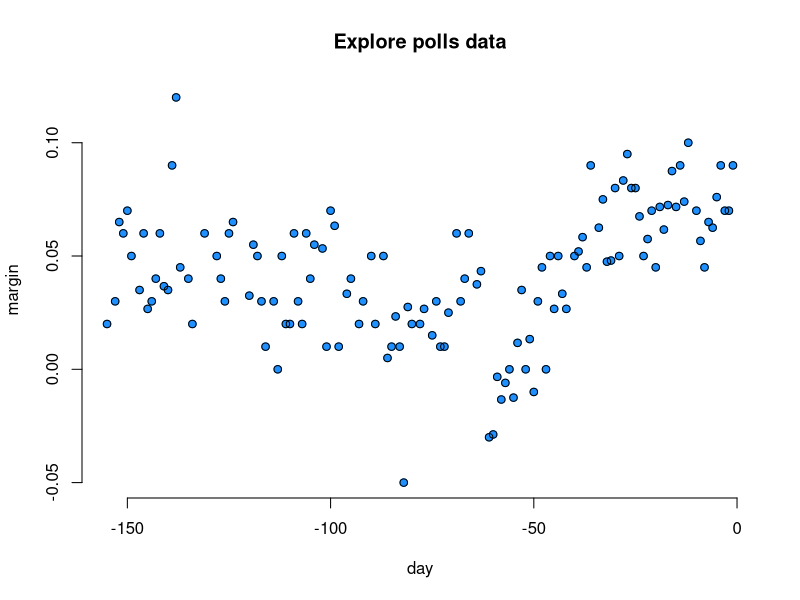
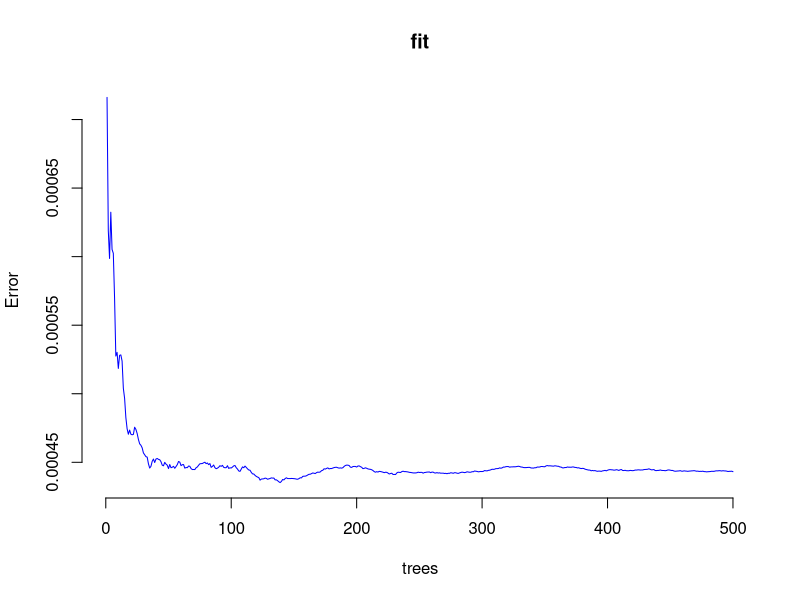
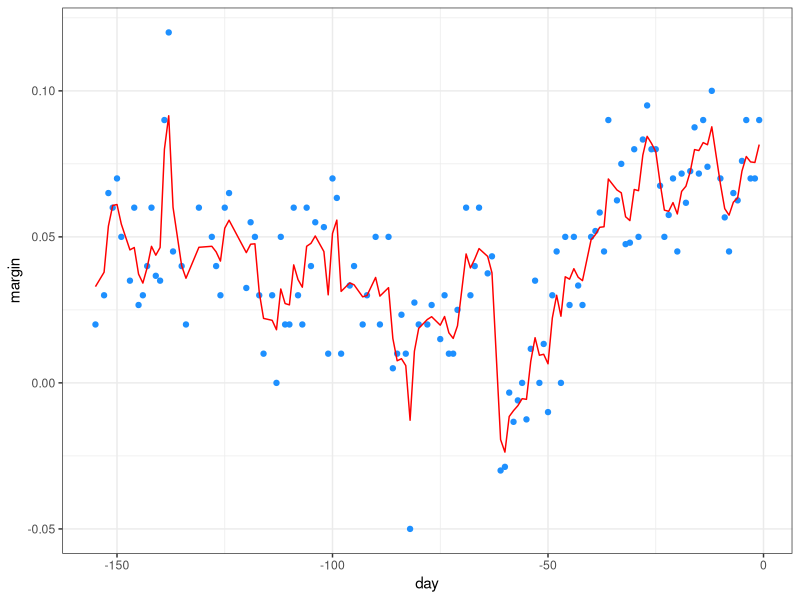

Generate these figures, in order, with R:
library(dplyr)
library(dslabs)
library(ggplot2)
library(randomForest)

# Example of random forest
# Source: https://rafalab.github.io/dsbook/examples-of-algorithms.html#random-forests
data(polls_2008)

plot(x     = polls_2008$day,
     y     = polls_2008$margin,
     col   = "dodgerblue1",
     pch   = 19,
     main  = "Explore polls data",
     frame = F,
     xlab  = "day",
     ylab  = "margin")
points(x     = polls_2008$day,
       y     = polls_2008$margin,
       pch   = 21)

fit = randomForest(margin ~., data = polls_2008)
plot(fit,
     frame = F,
     col   = "blue")

polls_2008 %>% 
    mutate(y_hat = predict(fit, newdata = polls_2008)) %>% 
    ggplot() +
    geom_point(aes(day, margin), col = "dodgerblue1") +
    geom_line(aes(day, y_hat), col = "red") +
    theme_bw()

rm(list = ls())


# Digits example
# Source: https://rafalab.github.io/dsbook/examples-of-algorithms.html#random-forests
mydata = mnist_27$train
head(mydata)

train_rf = randomForest(y ~., data = mnist_27$train)
caret::confusionMatrix(predict(train_rf, mnist_27$test),
                       mnist_27$test$y)$overall["Accuracy"]
